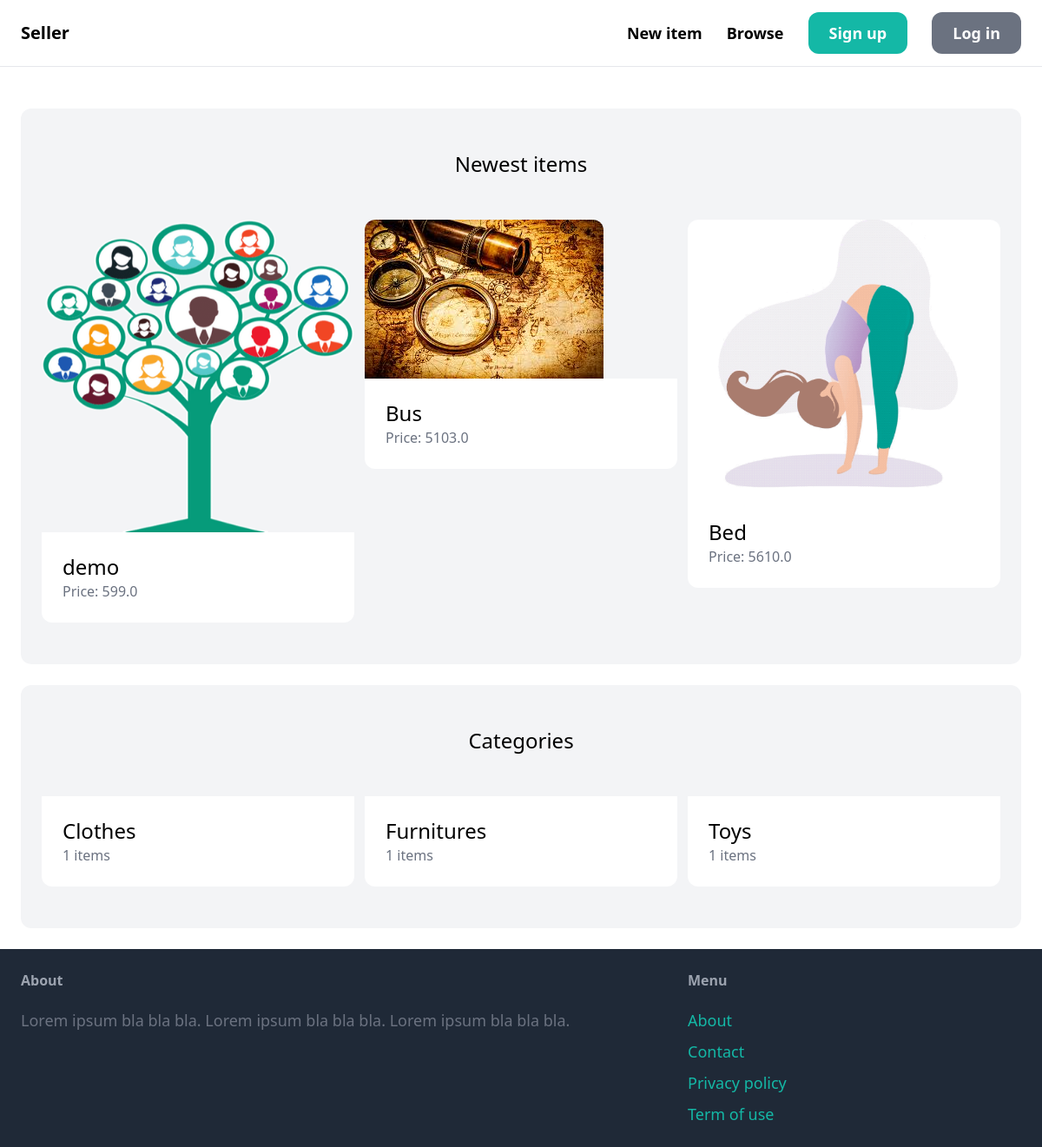
The page / on the database its author committed.
### item/models.py (models this page shows, shortened)
class Item(models.Model):
    category = models.ForeignKey(Category, related_name='items', on_delete=models.CASCADE)
    name = models.CharField(max_length=255)
    description = models.TextField(blank=True, null=True)
    price = models.FloatField()
    image = models.ImageField(upload_to='item_images', blank=True, null=True)
    is_sold = models.BooleanField(default=False)
    created_by = models.ForeignKey(User, related_name='items', on_delete=models.CASCADE)
    created_at = models.DateTimeField(auto_now_add=True)

class Category(models.Model):
    name = models.CharField(max_length=255)
    class Meta:
        ordering = ('name',)
        verbose_name_plural = 'Categories'

### core/views.py (the view)
# urls.py: path('', views.index, name='index'),
def index(request):
    items = Item.objects.filter(is_sold=False)[0:6]
    categories = Category.objects.all()
    return render(request, 'core/index.html', {
        'categories': categories,
        'items': items,
    })

### core/templates/core/index.html (shortened to what this page needs)
{% extends 'core/base.html' %}
{% block content %}
    <div class="mt-6 px-6 py-12 bg-gray-100 rounded-xl">
        <h2 class="mb-12 text-2xl text-center">Newest items</h2>
        <div class="grid grid-cols-3 gap-3">
            {% for item in items %}
                <div>
                    <a href="{% url 'item:detail' item.id %}">
                        <div>
                            <img src="{{ item.image.url }}" class="rounded-t-xl">
                        </div>
                        <div class="p-6 bg-white rounded-b-xl">
                            <h2 class="text-2xl">{{ item.name }}</h2>
                            <p class="text-gray-500">Price: {{ item.price }}</p>
                        </div>
                    </a>
                </div>
            {% endfor %}
        </div>
    </div>
    <div class="mt-6 px-6 py-12 bg-gray-100 rounded-xl">
        <h2 class="mb-12 text-2xl text-center">Categories</h2>
        <div class="grid grid-cols-3 gap-3">
            {% for category in categories %}
                <div>
                    <a href="#">
                        <div class="p-6 bg-white rounded-b-xl">
                            <h2 class="text-2xl">{{ category.name }}</h2>
                            <p class="text-gray-500">{{ category.items.count }} items</p>
                        </div>
                    </a>
                </div>
            {% endfor %}
        </div>
    </div>
{% endblock %}

### core/templates/core/base.html (shortened to what this page needs)
<!doctype html>
<html>
    <head>
        <script src="https://cdn.tailwindcss.com"></script>
    </head>
    <body>
        <nav class="py-6 px-6 flex justify-between items-center border-b border-gray-200">
            <a href="/" class="text-xl font-semibold">Seller</a>
            <div class="space-x-6">
                <a href="{% url 'item:new' %}" class="text-lg font-semibold hover:text-gray-500">New item</a>
                <a href="{% url 'item:items' %}" class="text-lg font-semibold hover:text-gray-500">Browse</a>
                {% if request.user.is_authenticated %}
                    <a href="{% url 'conversation:inbox' %}" class="px-6 py-3 text-lg font-semibold bg-teal-500 text-white rounded-xl hover:bg-teal-700">Inbox</a>
                    <a href="{% url 'dashboard:index' %}" class="px-6 py-3 text-lg font-semibold bg-gray-500 text-white rounded-xl hover:bg-gray-700">Dashboard</a>
                {% else %}
                    <a href="{% url 'core:signup' %}" class="px-6 py-3 text-lg font-semibold bg-teal-500 text-white rounded-xl hover:bg-teal-700">Sign up</a>
                    <a href="{% url 'core:login' %}" class="px-6 py-3 text-lg font-semibold bg-gray-500 text-white rounded-xl hover:bg-gray-700">Log in</a>
                {% endif %}
            </div>
        </nav>
        <div class="px-6 py-6">
            {% block content %}
            {% endblock %}
        </div>
        <footer class="py-6 px-6 flex justify-between bg-gray-800">
            <div class="w-2/3 pr-10">
                <h3 class="mb-5 font-semibold text-gray-400">About</h3>
                <p class="text-lg text-gray-500">Lorem ipsum bla bla bla. Lorem ipsum bla bla bla. Lorem ipsum bla bla bla.</p>
            </div>
            <div class="w-1/3">
                <h3 class="mb-5 font-semibold text-gray-400">Menu</h3>
                <ul class="space-y-2">
                    <li><a href="#" class="text-lg text-teal-500 hover:text-teal-700">About</a></li>
                    <li><a href="{% url 'core:contact' %}" class="text-lg text-teal-500 hover:text-teal-700">Contact</a></li>
                    <li><a href="#" class="text-lg text-teal-500 hover:text-teal-700">Privacy policy</a></li>
                    <li><a href="#" class="text-lg text-teal-500 hover:text-teal-700">Term of use</a></li>
                </ul>
            </div>
        </footer>
    </body>
</html>

### rows shown on the page
Item: image (picture), name "demo", price "599.0"
Item: image (picture), name "Bus", price "5103.0"
Item: image (picture), name "Bed", price "5610.0"
Category: name "Clothes", items.count "1"
Category: name "Furnitures", items.count "1"
Category: name "Toys", items.count "1"
